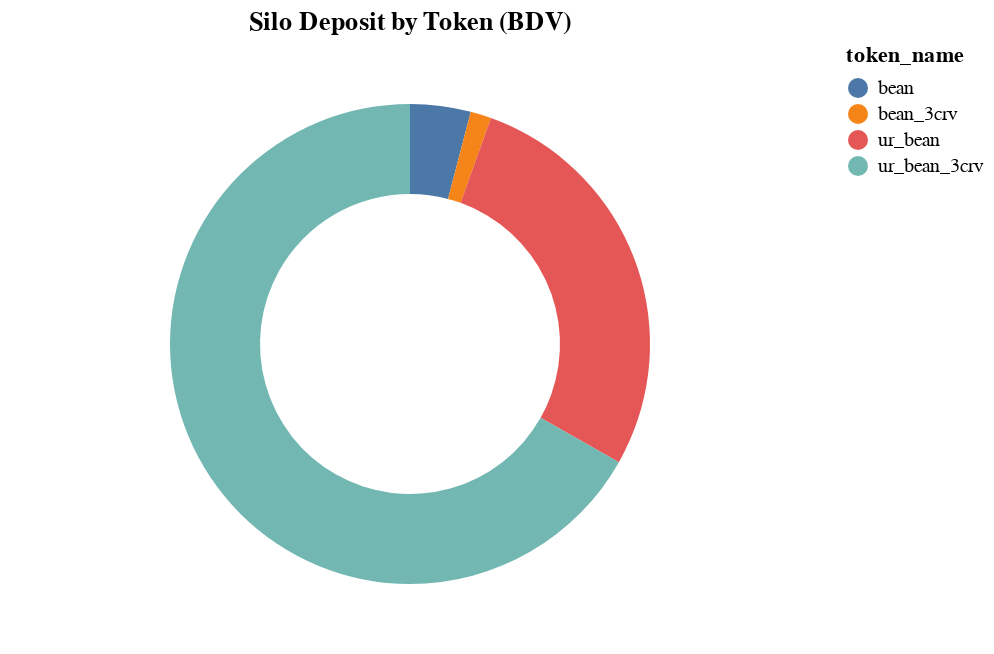

The notebook cell saved with this chart:
### Code cell
ddf(df_silo.copy().loc[(df_silo.season == szn_max) & (df_silo.variable == 'total_deposited_bdv')])
c = alt.Chart(df_silo.copy().loc[(df_silo.season == szn_max) & (df_silo.variable == 'total_deposited_bdv')]
).encode(
    theta=alt.Theta("value:Q", stack=True),
    color=alt.Color("token_name:N", legend=alt.Legend()),
    tooltip=alt.Tooltip("value:Q", format=",d")
).mark_arc(outerRadius=120, innerRadius=75
).properties(title="Silo Deposit by Token (BDV)")
c

### Figure 1 — Vega-Lite specification as saved in the notebook (floating-point values rounded to 4 significant figures)
{"config": {"view": {"continuousWidth": 400, "continuousHeight": 300}}, "data": {"name": "data-6c032c4cf1895be2124a3c8a622bf607"}, "mark": {"type": "arc", "innerRadius": 75, "outerRadius": 120}, "encoding": {"color": {"field": "token_name", "legend": {}, "type": "nominal"}, "theta": {"field": "value", "stack": true, "type": "quantitative"}, "tooltip": {"field": "value", "format": ",d", "type": "quantitative"}}, "title": "Silo Deposit by Token (BDV)", "$schema": "https://vega.github.io/schema/vega-lite/v4.17.0.json", "datasets": {"data-6c032c4cf1895be2124a3c8a622bf607": [{"season": 7210, "token_name": "bean", "token_address": "0xbea0000029ad1c77d3d5d23ba2d8893db9d1efab", "variable": "total_deposited_bdv", "value": 1640000.0}, {"season": 7210, "token_name": "bean_3crv", "token_address": "0xc9c32cd16bf7efb85ff14e0c8603cc90f6f2ee49", "variable": "total_deposited_bdv", "value": 565200.0}, {"season": 7210, "token_name": "ur_bean", "token_address": "0x1bea0050e63e05fbb5d8ba2f10cf5800b6224449", "variable": "total_deposited_bdv", "value": 11150000.0}, {"season": 7210, "token_name": "ur_bean_3crv", "token_address": "0x1bea3ccd22f4ebd3d37d731ba31eeca95713716d", "variable": "total_deposited_bdv", "value": 26880000.0}]}}
